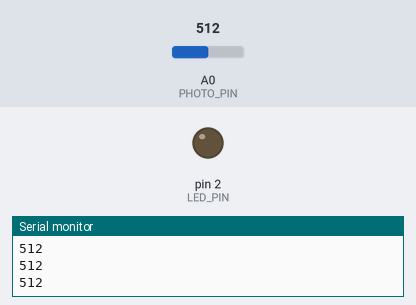
Simulated run of this sketch. Board: Arduino Uno, built with avr-gcc and run on an emulated ATmega328P. On the bench: output pins drawn as LEDs (lit = HIGH), the last lines printed to the serial monitor. Inputs (shaded band) come from the test bench; at power-on: A0 (PHOTO_PIN) = 512.

Above: at 1.2 s.
1.3 s: A0 (PHOTO_PIN) set to 989
2.8 s: A0 (PHOTO_PIN) set to 1018
At 3.1 s:
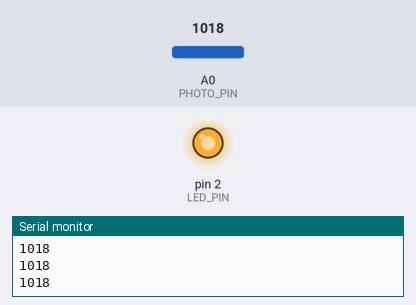
4.3 s: A0 (PHOTO_PIN) set to 990
At 5.5 s:
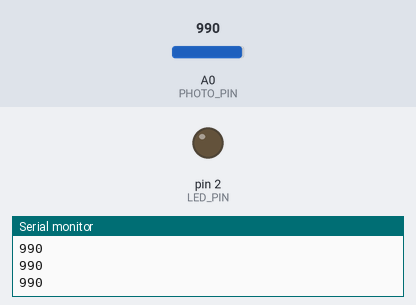
5.8 s: A0 (PHOTO_PIN) set to 1010
At 6.9 s:
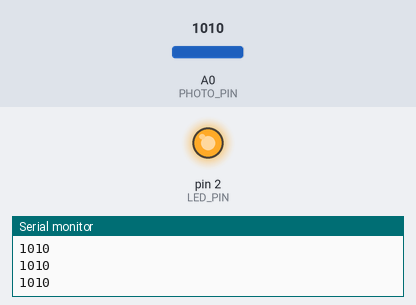
Timing chart, 0 to 8.3 s (numbered marks = the images above; inputs shaded):
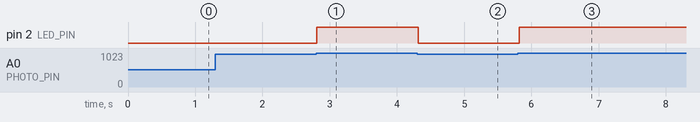

The sketch:

Photoresistor_Test.ino
```cpp
//This program reads data from a photo resistor and turns an LED on if the data is above a certain value.


#define LED_PIN     2
#define PHOTO_PIN   0

int value = 0;

void setup() {
  pinMode(LED_PIN, OUTPUT);
  Serial.begin(9600);
}


void loop() {
  value = analogRead(PHOTO_PIN);
  Serial.println(value);

  if(value >= 1000)
    digitalWrite(LED_PIN, HIGH);
  else
    digitalWrite(LED_PIN, LOW);

  delay(100);               // wait
}
```

Measured:
- the behaviour switches between 999 and 1000 on A0 (PHOTO_PIN) (found by bisection; images 0 and 1)
- after the input at 2.8 s, pin 2 (LED_PIN): LOW → HIGH at once
- after the input at 4.3 s, pin 2 (LED_PIN): HIGH → LOW at once
- after the input at 5.8 s, pin 2 (LED_PIN): LOW → HIGH at once
